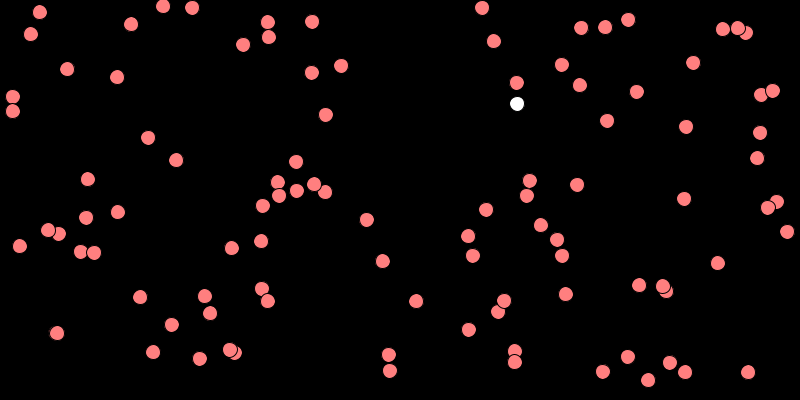
Frame 1 (no input)
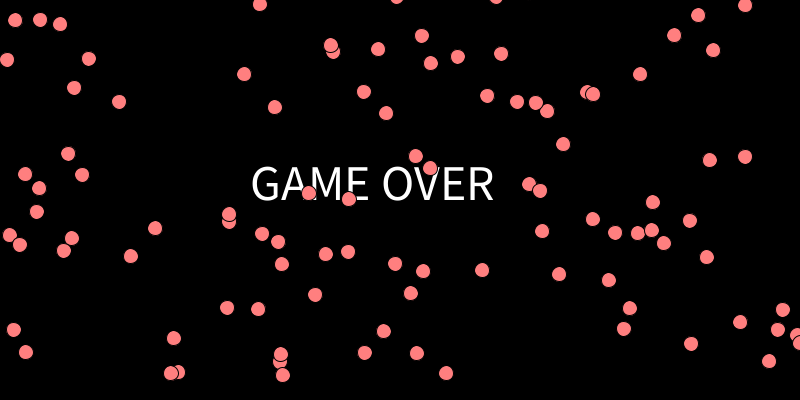
Frame 60 (the mouse pressed at the canvas centre just before this capture)
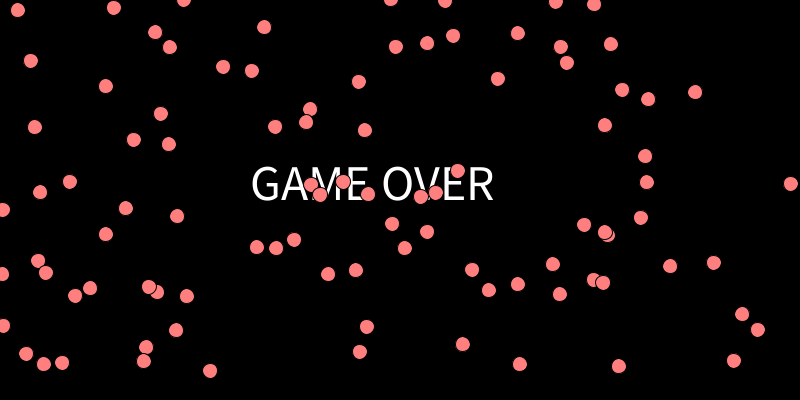
Frame 120 (the mouse held since frame 60 and released just before this capture)

The Processing sketch that drew these frames (run headless with seeded random() and noise(); from frame 60 on, the mouse is pressed at the canvas centre):

// Processing sketch: processing_124265
// ── processing_124265.pde

Bola1[] b1=new Bola1[100];
BolaUsuario[] bu=new BolaUsuario[1];
float[] xB1=new float[100];
float[] yB1=new float[100];
float xBu=width/2;;
float yBu=height/2;
boolean fin = false;

void setup(){
  
  size (800,400);
  
    bu[0]=new BolaUsuario(random(width),random (height),15,color(255));
    
  for (int i=0;i<b1.length;i++){
    b1[i]=new Bola1(random(width),random(height));
  }
}

void draw(){
  
  if (fin==false){
    
  background(0);
  
  for (int i=0;i<bu.length;i++){
    bu[i].dibuja();
    bu[i].movimientoX();
    bu[i].movimientoY();
    xBu=bu[i].movimientoX();
    xBu=bu[i].movimientoY();
  }
  }else if (fin=true){  
    background(0);
    textSize(50);
    fill (255);
    text ("GAME OVER", 250,200);     
  }
  for (int i=0;i<b1.length;i++){
    b1[i].dibuja();
    b1[i].movimientoX();
    b1[i].movimientoY();
    xB1[i]=b1[i].movimientoX();
    yB1[i]=b1[i].movimientoY();
    
    if (dist(xB1[i],yB1[i],xBu,yBu)<15){
      fin=true;
  }
  }
}

public class Bola1 {
  float xPos;
  float yPos;

  Bola1(float x, float y) {
    xPos=x;
    yPos=y;
  }
  void dibuja() {
    fill(255, 127, 127);
    ellipse(xPos, yPos, 15, 15);  
  }
  float movimientoX(){
    xPos=xPos +random(-4,0);
    if (xPos<0) xPos=width;
    return xPos;
  }
  float movimientoY(){
    yPos=yPos +random(-4,4);
    if (yPos>height) yPos=0;
    return yPos;
  }  
}

public class BolaUsuario {
  
float xPos;
float yPos;
float radio;
color c;

  BolaUsuario(){
    xPos=width/2;
    yPos=height/2;
    radio=15;
    c=color(255);
  }
  
  BolaUsuario(float x, float y, float r, color col) {
    xPos=x;
    yPos=y;
    radio=r;
    c=col;
  }
  void dibuja() {
    fill(c);
    ellipse(xPos, yPos, radio, radio);
  }
  float movimientoX(){
    xPos=xPos+(mouseX-xPos)/radio;
    return xPos;
  }
  float movimientoY(){
    yPos=yPos+(mouseY-yPos)/radio;
    return yPos;
  }
}
